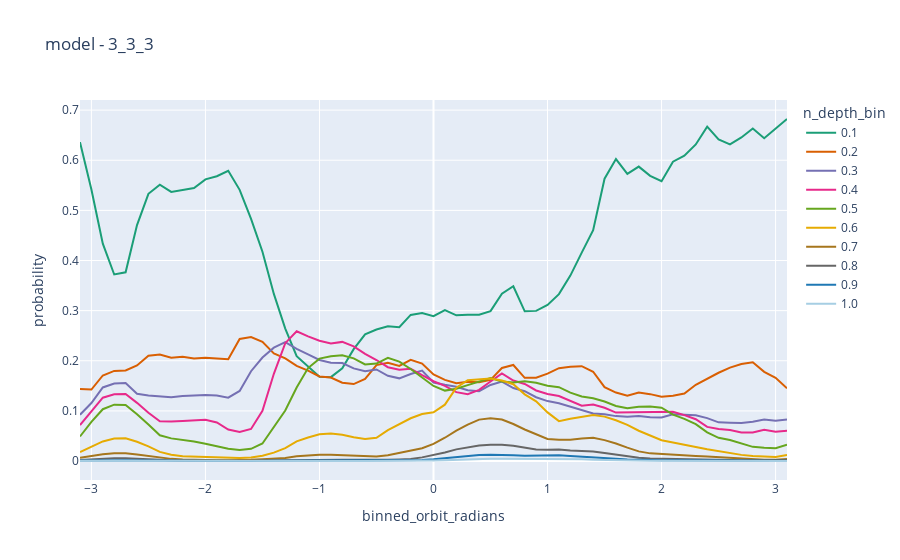

The code cell stored with this chart in its notebook:
### Code cell
color_discrete_map = {
    0.1: "#1b9e77",  # Green
    0.2: "#d95f02",  # Orange
    0.3: "#7570b3",  # Purple
    0.4: "#e7298a",  # Pink
    0.5: "#66a61e",  # Olive Green
    0.6: "#e6ab02",  # Yellow-Orange
    0.7: "#a6761d",  # Brown
    0.8: "#666666",  # Gray
    0.9: "#1f78b4",  # Blue
    1.0: "#a6cee3",  # Light Blue
}

data['orbit_radians'] = np.arctan2(data['sin_orbit'], data['cos_orbit'])
data['binned_orbit_radians'] = round(data['orbit_radians'] * 10) / (10)
df = data.groupby(['binned_orbit_radians', 'n_depth_bin'])['probability'].mean().reset_index()
px.line(
    df.sort_values('binned_orbit_radians'), x='binned_orbit_radians', y='probability', color='n_depth_bin', 
    color_discrete_map=color_discrete_map, title=f'model - {model}'

)
